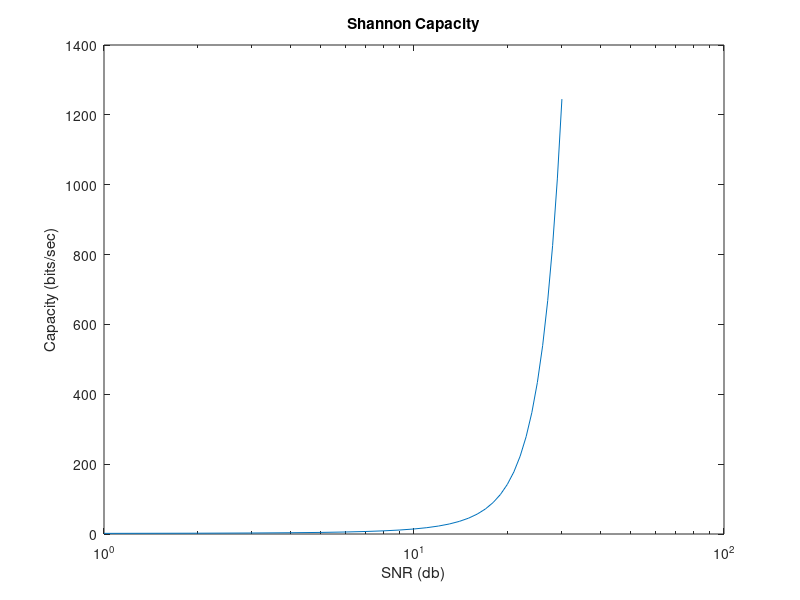

The MATLAB script that drew this image:
% B = Bandwidth
B = 3e+3;
% trasnsform db to snr value
snr_db=-20:1:30;
snr=snr_db/10;
snr=10.^snr;

% C = Channel Capacity calculation 
C=B*log2(1+((1/B)*snr));
semilogx(snr_db, C)
title('Shannon Capacity')
xlabel('SNR (db)')
ylabel('Capacity (bits/sec)')
